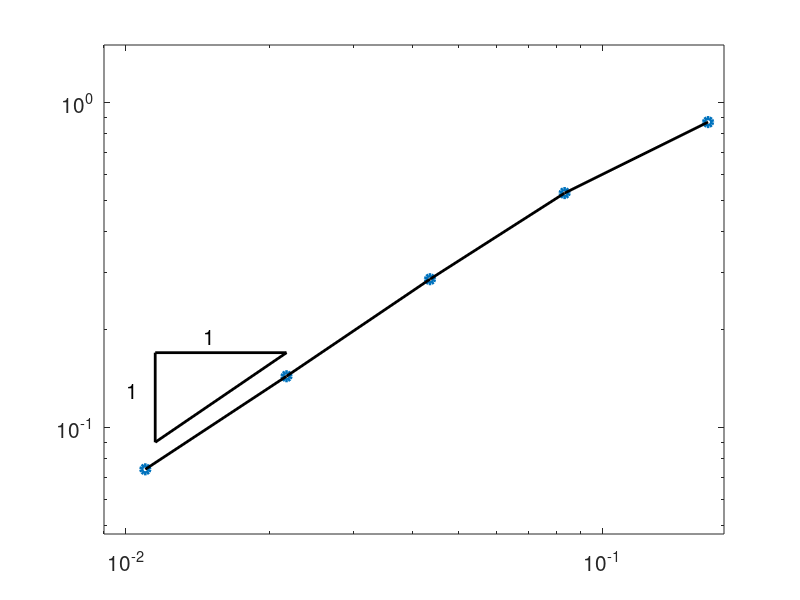

Write the MATLAB code that produced this figure.
shape = 'quads';
%shape = 'triangles';
%shape = 'voronoi';

switch shape
    case 'triangles'
%%%%%%%%%%%%%%%%%Triangles

h = [0.10101525445522107, 0.05018856132284956, 0.025141822757713456, 0.012525468249897755,...
     0.006261260829309998];

TrigDivErr =  [3.002976829137562, 2.1064860592176657, 1.0410036970349146, 0.5270560502969557, 0.2600873697255153];

%Plotting the electric field

figure(1)

clf

loglog(h,TrigDivErr,'o','LineWidth',3)
%plot(log(h),log(ElectricError));

hold on


loglog(h,TrigDivErr,'LineWidth',2,'Color','k')
set(gca,'FontSize',15)
%loglog(h,10^(1)*h.^(1.8))
hold on
%Pick a basis point for the triangle
xseed = 0.9*h(5)+h(4)*0.1;
yseed = 0.4;
%desiredSlope Of triangle
slope = 1;
%Another x point
xnext = h(4);


b = log10(yseed/(xseed^slope));


ynext = 10^(b)*xnext^slope;


x = [xseed, xseed, xnext, xseed];
y = [yseed, ynext, ynext, yseed];

loglog(x,y,'LineWidth',2,'Color','k')

text(xseed*0.7+0.3*xnext,ynext+0.09,'1','Fontsize',15)
text(xseed-0.001,0.5*yseed+0.5*ynext,'1','Fontsize',15)





%title('Triangular Mesh')





%Now the ticks
%The x-axis
leftaxis = 0.005;
rightaxis = 0.13;
upaxis = 3.2;
downaxis = 0.23;

axis([leftaxis rightaxis downaxis upaxis])


ax = log10(leftaxis);
bx = log10(rightaxis);
tx = ax:(bx-ax)/10:bx;
tx = 10.^(tx);
ay = log10(downaxis);
by = log10(upaxis);
ty = ay:(by-ay)/10:by;
ty = 10.^(ty);




    case 'quads'
%%%%%%%%%%%%%%%%%%%PerturbedSquares
%h = [0.471405,0.235702,0.122975,0.0614875,0.0310816,0.0155408,0.00779781];
%The above was the older mesh-size

h = [0.16666666666666666, 0.08333333333333333, 0.043478260869565216, 0.021739130434782608,...
     0.010989010989010988];%, 0.005494505494505494,0.0027548209366391185];

QuadDivErr = [0.8690333685771567, 0.525626980861213, 0.28560170887820774, 0.14364975671067606, 0.07430754098528912];                                                

figure(1)
clf
loglog(h,QuadDivErr,'o','LineWidth',3)
hold on
loglog(h,QuadDivErr,'LineWidth',2,'Color','k')



hold on

%Pick a basis point for the triangle
xseed = h(4)*0.05+0.95*h(5);
yseed = 0.09;
%desiredSlope Of triangle
slope = 1;
%Another x point
xnext = h(4);


b = log10(yseed/(xseed^slope));


ynext = 10^(b)*xnext^slope;


x = [xseed, xseed, xnext, xseed];
y = [yseed, ynext, ynext, yseed];

loglog(x,y,'LineWidth',2,'Color','k')


text(xseed*0.7+0.3*xnext,ynext+0.02,'1','FontSize',15)
text(xseed-0.0015,0.5*yseed+0.5*ynext,'1','FontSize',15)

set(gca,'FontSize',15)

leftaxis = 0.009;
rightaxis = 0.18;
downaxis = 0.047;
upaxis = 1.5;

axis([leftaxis rightaxis downaxis upaxis])


ax = log10(leftaxis);
bx = log10(rightaxis);
tx = ax:(bx-ax)/10:bx;
tx = 10.^(tx);
ay = log10(downaxis);
by = log10(upaxis);
ty = ay:(by-ay)/10:by;
ty = 10.^(ty);


    case 'voronoi'
%%%%%%%%%%%%%%%%%%%%%%%%%%Voronoi

h = [0.12803687993289598, 0.06772854614785964, 0.03450327796711771, 0.017476749542968805,0.008787156237382746];

VoronoiDivErr = [1.5986694766999625, 0.8641749392831602, 0.35710840611522443, 0.15787684428759713, 0.07029059959994698];


figure(1)
clf
loglog(h,VoronoiDivErr,'o','LineWidth',3)
hold on
loglog(h,VoronoiDivErr,'LineWidth',2,'Color','k')



hold on

%Pick a basis point for the triangle
%xseed = h(4)*0.25+0.75*h(5);
%yseed = 0.45;
xseed = 0.95*h(5)+0.05*h(4);
yseed = 0.11;
%desiredSlope Of triangle
slope = 1;
%Another x point
%xnext = h(4);
xnext = h(5)*0.05+0.95*h(4);


b = log10(yseed/(xseed^slope));


ynext = 10^(b)*xnext^slope;


x = [xseed, xseed, xnext, xseed];
y = [yseed, ynext, ynext, yseed];

loglog(x,y,'LineWidth',2,'Color','k')


text(xseed*0.7+0.3*xnext,ynext+0.01+0.01+0.01,'1','FontSize',15)
text(xseed-0.0015/1.5,0.5*yseed+0.5*ynext,'1','fontSize',15)

set(gca,'FontSize',15)

leftaxis = 0.007;
rightaxis = 0.15;
downaxis = 0.06;
upaxis = 1.7;
axis([leftaxis rightaxis downaxis upaxis])
%xlabel('Mesh Size')

ax = log10(leftaxis);
bx = log10(rightaxis);
tx = ax:(bx-ax)/10:bx;
tx = 10.^(tx);
ay = log10(downaxis);
by = log10(upaxis);
ty = ay:(by-ay)/10:by;
ty = 10.^(ty);
end